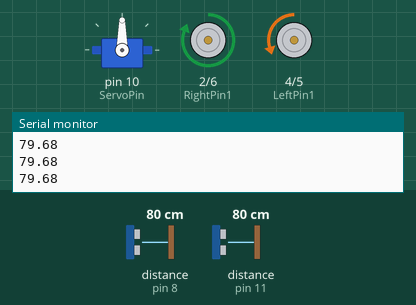
The sketch below on a simulated Arduino Uno, built with avr-gcc and run on an emulated ATmega328P. Shown: servo, motor-driver pin pairs drawn as motors (green arrow = first pin HIGH = forward, orange = second pin HIGH = backward, longer = more drive, scaled by the enable pin), the last lines printed to the serial monitor. Wiring (inferred from the names in the program): 2 × ultrasonic range finder: trigger pin 7, echo pin 8 / trigger pin 12, echo pin 11. The inputs (shaded band) are chosen by the test bench; at power-on: distance to the obstacle (sensors on pin 11, pin 8) 80 cm. The echo pulse lasts 58.3 µs per cm.

Above: at 1.2 s.
1.3 s: distance to the obstacle (sensor on pin 11) set to 8 cm
2.8 s: distance to the obstacle (sensor on pin 11) set to 5 cm
At 5.4 s:
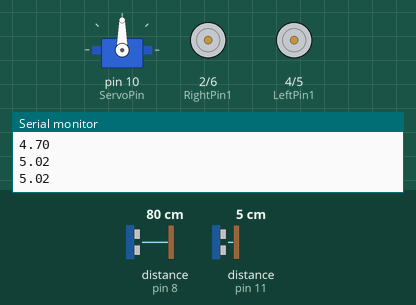
5.8 s: distance to the obstacle (sensor on pin 11) set to 9 cm
At 6.1 s:
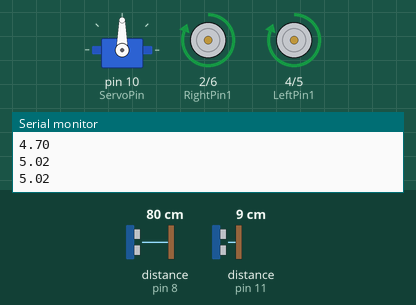
8.8 s: distance to the obstacle (sensor on pin 8) set to 8 cm
10.3 s: distance to the obstacle (sensor on pin 8) set to 5 cm
At 11.5 s:
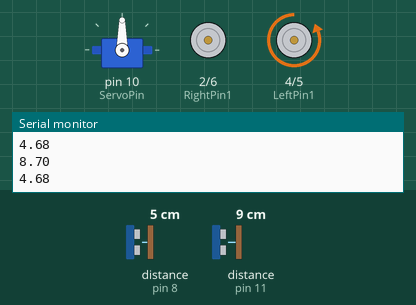
11.8 s: distance to the obstacle (sensor on pin 8) set to 9 cm
At 12.7 s:
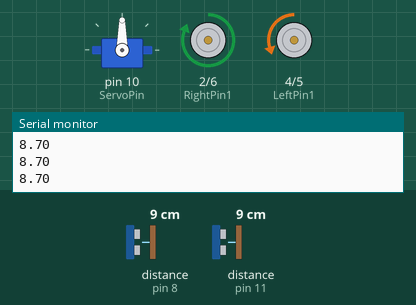
Timing chart, 0 to 14.4 s (numbered marks = the images above; inputs shaded):
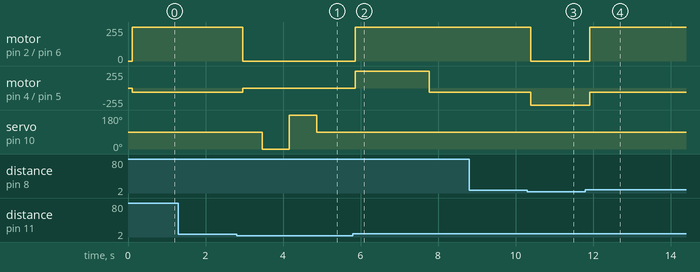

The sketch:

sussy.ino
```cpp
// C++ code
//

#include <Servo.h>

Servo servo;

int m ;
int x ;
double duration ;
double distance ;
double duration2 ;
double distance2 ;
double l;
double r;
int pos ;

int incomingByte = 0 ;


// Set up pin names

// Front Sonar
#define SonarIN 12
#define SonarOUT 11

// Side Sonar
#define SonarIN2 7
#define SonarOUT2 8

#define ServoPin 10

#define LeftMotorEnable 9
#define LeftPin2 5
#define LeftPin1 4

#define RightMotorEnable 3
#define RightPin1 2
#define RightPin2 6


void stop(){
  digitalWrite(LeftPin1, LOW);
  digitalWrite(LeftPin2, LOW);
  digitalWrite(RightPin1, LOW);
  digitalWrite(RightPin2, LOW);
}


void anticlockwise(int x, int y){
  digitalWrite(x, LOW);
  digitalWrite(y, HIGH);
}
void clockwise(int x, int y){
  digitalWrite(y, LOW);
  digitalWrite(x, HIGH);
}

void left() {
  clockwise(RightPin1,RightPin2);
  digitalWrite(LeftPin1, LOW);
  digitalWrite(LeftPin2, LOW);
}

void semileft(){
  clockwise(RightPin1,RightPin2);
  analogWrite(LeftPin2, 60);
  digitalWrite(LeftPin1, LOW);
}

void leftonspot() {
  clockwise(RightPin1,RightPin2);
  clockwise(LeftPin1,LeftPin2);
}

void rightonspot() {
  anticlockwise(LeftPin1,LeftPin2);
  anticlockwise(RightPin1,RightPin2);
}


void right() {
  anticlockwise(LeftPin1,LeftPin2);
  digitalWrite(RightPin1, LOW);
  digitalWrite(RightPin2, LOW);
}


void go() {
  clockwise(RightPin1,RightPin2);
  anticlockwise(LeftPin1,LeftPin2);
}


void sonar(){
  //Sonar ping
  digitalWrite(SonarIN, LOW);
  delayMicroseconds(2);
  digitalWrite(SonarIN, HIGH);
  delayMicroseconds(10);
  digitalWrite(SonarIN, LOW);


  duration = pulseIn(SonarOUT, HIGH);
  distance = (duration * 0.0343)/2;

  //Print distance - FOR TESTING SONAR
  Serial.println(distance);
}


void sonar2(){
  //Sonar ping
  digitalWrite(SonarIN2, LOW);
  delayMicroseconds(2);
  digitalWrite(SonarIN2, HIGH);
  delayMicroseconds(10);
  digitalWrite(SonarIN2, LOW);


  duration2 = pulseIn(SonarOUT2, HIGH);
  distance2 = (duration2 * 0.0343)/2;

  //Print distance - FOR TESTING SONAR
  Serial.println(distance2);
}

void sonarTurn() {
  l = 0;
  r = 0;
  sonar();
  delay(100);
  if(distance < 6) {
    stop();
    delay(500);
    servo.write(0);
    delay(500);
    sonar();
    r = distance;
    delay(200);
    servo.write(180);
    delay(500);
    sonar();
    l = distance;
    delay(200);
    servo.write(90);
    delay(1000);

    if (abs(l-r) < 3 ) {
      leftonspot();
      delay(1800);
    }


    else if (l>r){
      leftonspot();
      delay(800);
    }
    else {
      rightonspot();
      delay(800);
    }
    }
  else {
    sonarDrive();
  }

}


void sonarDrive() {
  sonar2();

  if (distance2 > 6) {
    semileft();
  }
  else if (distance2 < 8) {
    right();
  }
  else {
    go();
  }

  delay(50);
}


void setup()
{
  //Set up the motor pins
  pinMode(LeftMotorEnable, OUTPUT);
  pinMode(LeftPin1, OUTPUT);
  pinMode(LeftPin2, OUTPUT);
  pinMode(RightMotorEnable, OUTPUT);
  pinMode(RightPin1, OUTPUT);
  pinMode(RightPin2, OUTPUT);

  //Initialise the motor controller
  digitalWrite(LeftMotorEnable, HIGH);
  digitalWrite(RightMotorEnable, HIGH);
  digitalWrite(LeftPin1, LOW);
  digitalWrite(LeftPin2, LOW);
  digitalWrite(RightPin1, LOW);
  digitalWrite(RightPin2, LOW);

  //Set up the sonar pins
  pinMode(SonarIN, OUTPUT);
  pinMode(SonarOUT, INPUT);
  pinMode(SonarIN2, OUTPUT);
  pinMode(SonarOUT2, INPUT);


  //Set up servo pins
  servo.attach(ServoPin);
  servo.write(90);
  pos = 0;

  //Initialise Serial
  Serial.begin(9600);
  Serial.println("setup is complete");
}

void loop()
{
 sonarTurn();
}
```

Measured:
- the behaviour switches between 7 and 6 cm on distance to the obstacle (sensor on pin 11) (found by bisection; images 0 and 1)
- the behaviour switches between 7 and 6 cm on distance to the obstacle (sensor on pin 8) (found by bisection; images 2 and 3)
- after the input at 2.8 s, motor on pin 2 (RightPin1) / pin 6 (RightPin2): forward 255/255 → stopped after 0.16 s; motor on pin 4 (LeftPin1) / pin 5 (LeftPin2): backward 60/255 → stopped after 0.16 s; servo on pin 10 (ServoPin): 90° → 0° after 0.66 s, → 180° 0.70 s later, → 90° 0.70 s later
- after the input at 5.8 s, motor on pin 2 (RightPin1) / pin 6 (RightPin2): goes on until 5.9 s, then stays forward 255/255; servo on pin 10 (ServoPin): stays 90° (without the input it goes to 0° after 2.5 s)
- after the input at 10.3 s, motor on pin 2 (RightPin1) / pin 6 (RightPin2): forward 255/255 → stopped after 0.10 s; motor on pin 4 (LeftPin1) / pin 5 (LeftPin2): backward 60/255 → backward 255/255 after 0.10 s
- after the input at 11.8 s, motor on pin 2 (RightPin1) / pin 6 (RightPin2): stopped → forward 255/255 after 0.12 s; motor on pin 4 (LeftPin1) / pin 5 (LeftPin2): backward 255/255 → backward 60/255 after 0.12 s
